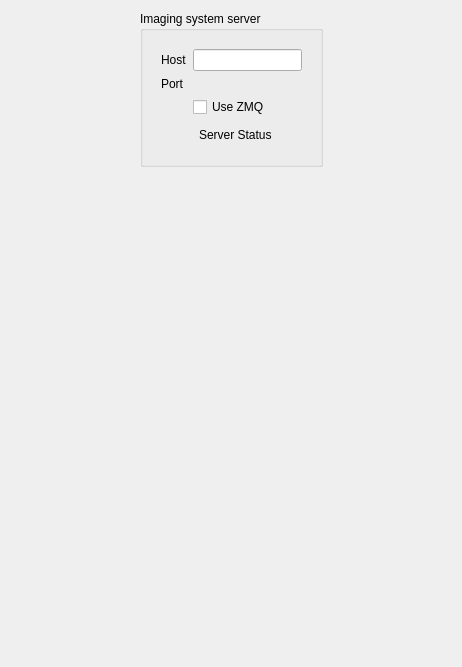
<?xml version="1.0" encoding="UTF-8"?>
<ui version="4.0">
 <class>Form</class>
 <widget class="QWidget" name="Form">
  <property name="geometry">
   <rect>
    <x>0</x>
    <y>0</y>
    <width>462</width>
    <height>667</height>
   </rect>
  </property>
  <property name="windowTitle">
   <string>Form</string>
  </property>
  <layout class="QHBoxLayout" name="horizontalLayout">
   <item>
    <spacer name="horizontalSpacer">
     <property name="orientation">
      <enum>Qt::Horizontal</enum>
     </property>
     <property name="sizeHint" stdset="0">
      <size>
       <width>286</width>
       <height>20</height>
      </size>
     </property>
    </spacer>
   </item>
   <item>
    <layout class="QVBoxLayout" name="verticalLayout_3">
     <item>
      <widget class="QGroupBox" name="formGroupBox">
       <property name="sizePolicy">
        <sizepolicy hsizetype="Preferred" vsizetype="Preferred">
         <horstretch>0</horstretch>
         <verstretch>0</verstretch>
        </sizepolicy>
       </property>
       <property name="title">
        <string>Imaging system server</string>
       </property>
       <property name="flat">
        <bool>false</bool>
       </property>
       <layout class="QVBoxLayout" name="verticalLayout_2">
        <item>
         <widget class="QWidget" name="formWidget" native="true">
          <layout class="QFormLayout" name="formLayout">
           <item row="0" column="0">
            <widget class="QLabel" name="label_3">
             <property name="text">
              <string>Host</string>
             </property>
            </widget>
           </item>
           <item row="0" column="1">
            <widget class="QLineEdit" name="host_lineEdit"/>
           </item>
           <item row="1" column="0">
            <widget class="QLabel" name="label_4">
             <property name="text">
              <string>Port</string>
             </property>
            </widget>
           </item>
           <item row="1" column="1">
            <widget class="QLabel" name="port_label">
             <property name="text">
              <string/>
             </property>
            </widget>
           </item>
           <item row="2" column="1">
            <widget class="QCheckBox" name="use_zmq_checkBox">
             <property name="text">
              <string>Use ZMQ</string>
             </property>
            </widget>
           </item>
           <item row="3" column="1">
            <layout class="QHBoxLayout" name="horizontalLayout_3">
             <item>
              <spacer name="horizontalSpacer_3">
               <property name="orientation">
                <enum>Qt::Horizontal</enum>
               </property>
               <property name="sizeHint" stdset="0">
                <size>
                 <width>40</width>
                 <height>20</height>
                </size>
               </property>
              </spacer>
             </item>
             <item>
              <widget class="IconLabel" name="status_icon"/>
             </item>
             <item>
              <widget class="QLabel" name="server_status">
               <property name="text">
                <string>Server Status</string>
               </property>
              </widget>
             </item>
             <item>
              <spacer name="horizontalSpacer_5">
               <property name="orientation">
                <enum>Qt::Horizontal</enum>
               </property>
               <property name="sizeHint" stdset="0">
                <size>
                 <width>40</width>
                 <height>20</height>
                </size>
               </property>
              </spacer>
             </item>
             <item>
              <widget class="QToolButton" name="check_connectivity_pushButton">
               <property name="toolTip">
                <string>Check connectivity</string>
               </property>
               <property name="text">
                <string/>
               </property>
               <property name="autoRaise">
                <bool>true</bool>
               </property>
              </widget>
             </item>
             <item>
              <spacer name="horizontalSpacer_6">
               <property name="orientation">
                <enum>Qt::Horizontal</enum>
               </property>
               <property name="sizeHint" stdset="0">
                <size>
                 <width>40</width>
                 <height>20</height>
                </size>
               </property>
              </spacer>
             </item>
            </layout>
           </item>
          </layout>
         </widget>
        </item>
       </layout>
      </widget>
     </item>
     <item>
      <spacer name="verticalSpacer_2">
       <property name="orientation">
        <enum>Qt::Vertical</enum>
       </property>
       <property name="sizeHint" stdset="0">
        <size>
         <width>20</width>
         <height>158</height>
        </size>
       </property>
      </spacer>
     </item>
    </layout>
   </item>
   <item>
    <spacer name="horizontalSpacer_2">
     <property name="orientation">
      <enum>Qt::Horizontal</enum>
     </property>
     <property name="sizeHint" stdset="0">
      <size>
       <width>285</width>
       <height>20</height>
      </size>
     </property>
    </spacer>
   </item>
  </layout>
 </widget>
 <resources/>
 <connections/>
 <customwidgets>
  <customwidget>
   <class>IconLabel</class>
   <extends>QWidget</extends>
   <header>qtutils/widgets.h</header>
  </customwidget>
 </customwidgets>
</ui>
